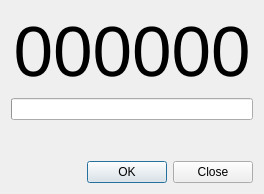
<?xml version="1.0" encoding="UTF-8"?>
<ui version="4.0">
 <class>TotpDialog</class>
 <widget class="QWidget" name="TotpDialog">
  <property name="geometry">
   <rect>
    <x>0</x>
    <y>0</y>
    <width>264</width>
    <height>194</height>
   </rect>
  </property>
  <property name="windowTitle">
   <string>Timed Password</string>
  </property>
  <layout class="QVBoxLayout" name="verticalLayout">
   <item>
    <widget class="QLabel" name="totpLabel">
     <property name="font">
      <font>
       <pointsize>53</pointsize>
      </font>
     </property>
     <property name="text">
      <string>000000</string>
     </property>
     <property name="alignment">
      <set>Qt::AlignCenter</set>
     </property>
    </widget>
   </item>
   <item>
    <widget class="QProgressBar" name="progressBar">
     <property name="value">
      <number>0</number>
     </property>
     <property name="textVisible">
      <bool>false</bool>
     </property>
    </widget>
   </item>
   <item>
    <widget class="QLabel" name="timerLabel">
     <property name="text">
      <string/>
     </property>
    </widget>
   </item>
   <item>
    <widget class="QDialogButtonBox" name="buttonBox">
     <property name="standardButtons">
      <set>QDialogButtonBox::Close|QDialogButtonBox::Ok</set>
     </property>
    </widget>
   </item>
  </layout>
 </widget>
 <resources/>
 <connections/>
</ui>
